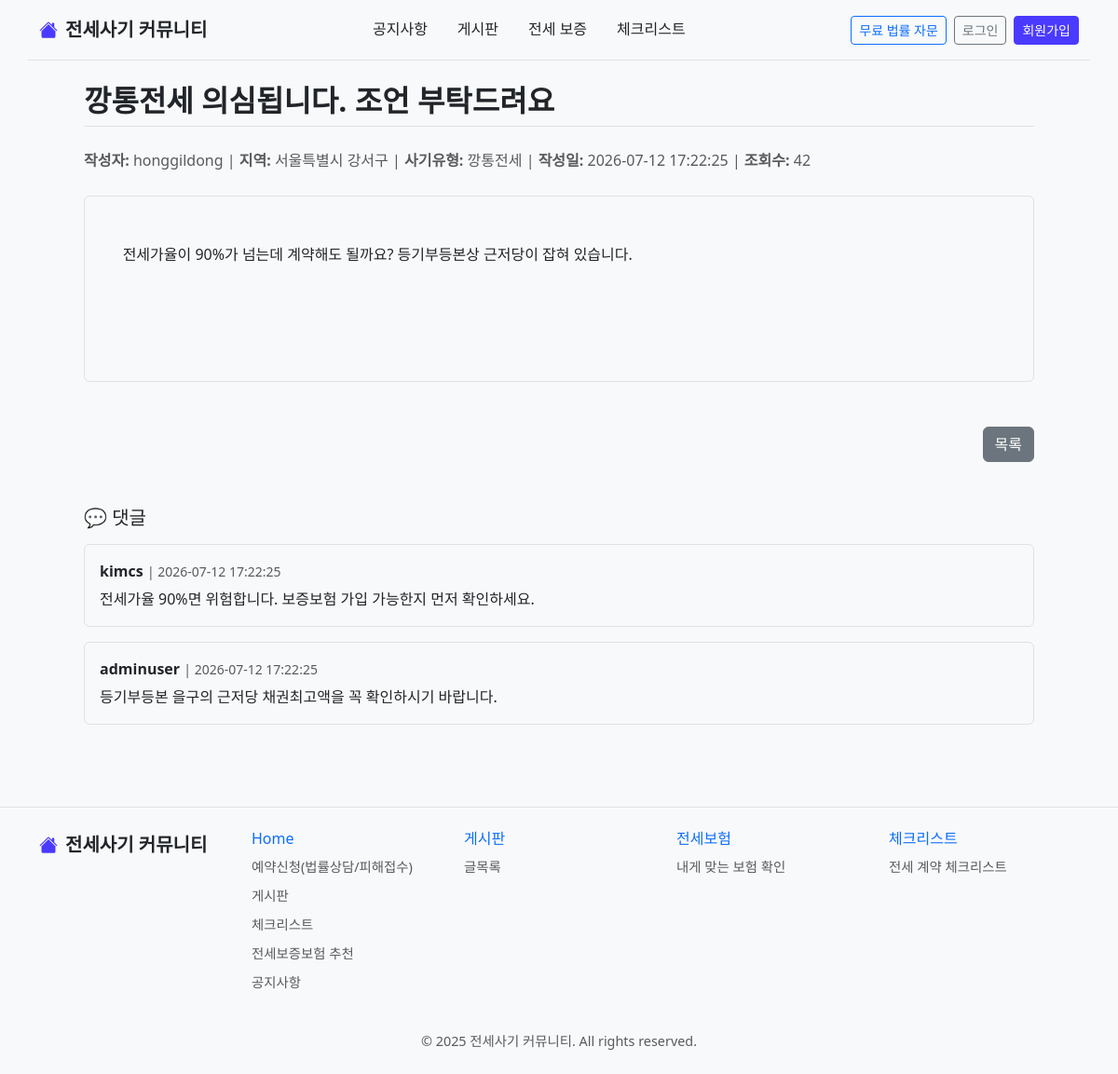
The app's page /view.php?pid=1 with its own data.
### tables this page shows
CREATE TABLE IF NOT EXISTS post (
  post_id INT AUTO_INCREMENT PRIMARY KEY,
  author_id VARCHAR(50),
  title VARCHAR(255) NOT NULL,
  content TEXT NOT NULL,
  created_at TIMESTAMP DEFAULT CURRENT_TIMESTAMP,
  region VARCHAR(50),
  sub_region VARCHAR(50),                          
  fraud_type VARCHAR(50),
  contract_stage ENUM('before', 'during', 'after') DEFAULT NULL,
  views INT DEFAULT 0,
  FOREIGN KEY (author_id) REFERENCES users(user_id) ON DELETE SET NULL
);

CREATE TABLE IF NOT EXISTS comment (
  comment_id INT AUTO_INCREMENT PRIMARY KEY,
  post_id INT NOT NULL,
  author_id VARCHAR(50),
  content TEXT NOT NULL,
  created_at TIMESTAMP DEFAULT CURRENT_TIMESTAMP,
  updated_at TIMESTAMP NULL DEFAULT NULL           
    ON UPDATE CURRENT_TIMESTAMP,
  FOREIGN KEY (post_id) REFERENCES post(post_id) ON DELETE CASCADE,
  FOREIGN KEY (author_id) REFERENCES users(user_id) ON DELETE SET NULL
);

### view.php (the view, shortened to what this page needs)
<?php
include $_SERVER["DOCUMENT_ROOT"] . "/project_nextLv/inc/header.php";
include $_SERVER["DOCUMENT_ROOT"] . "/project_nextLv/inc/dbcon.php";
$pid = $_GET['pid'] ?? 0;
$mysqli->query("UPDATE post SET views = views + 1 WHERE post_id = $pid");
$result = $mysqli->query("SELECT * FROM post WHERE post_id = $pid") or die($mysqli->error);
$post = $result->fetch_assoc();
$full_region = trim(($post['region'] ?? '') . ' ' . ($post['sub_region'] ?? ''));
?>
<div class="container-fluid px-5 py-4">
  <h2 class="fw-bold mb-4 border-bottom pb-2"><?= htmlspecialchars($post['title']) ?></h2>
  <div class="text-muted mb-4">
    <strong>작성자:</strong> <?= htmlspecialchars($post['author_id']) ?> |
    <strong>지역:</strong> <?= htmlspecialchars($full_region ?: '-') ?> |
    <strong>사기유형:</strong> <?= htmlspecialchars($post['fraud_type'] ?? '-') ?> |
    <strong>작성일:</strong> <?= $post['created_at'] ?> |
    <strong>조회수:</strong> <?= $post['views'] ?>
  </div>
  <div class="border rounded p-4 mb-5 bg-light" style="min-height: 200px; white-space: pre-wrap;">
    <?= htmlspecialchars($post['content']) ?>
  </div>
  <div class="text-end mb-5">
    <a href="index.php" class="btn btn-secondary">목록</a>
  </div>
  <h5 class="mb-3">💬 댓글</h5>
  <?php
  $comment_result = $mysqli->query("SELECT * FROM comment WHERE post_id = {$post['post_id']} ORDER BY created_at ASC");
  if ($comment_result->num_rows === 0): ?>
    <div class="text-muted mb-4">등록된 댓글이 없습니다.</div>
  <?php else:
    while ($cmt = $comment_result->fetch_assoc()): ?>
      <div class="border p-3 rounded mb-3" id="comment-box-<?= $cmt['comment_id'] ?>">
        <div class="mb-1 d-flex justify-content-between">
          <div>
            <strong><?= htmlspecialchars($cmt['author_id']) ?></strong>
            <span class="text-muted small"> | <?= $cmt['created_at'] ?></span>
          </div>
        </div>
        <div id="comment-content-<?= $cmt['comment_id'] ?>">
          <?= nl2br(htmlspecialchars($cmt['content'])) ?>
        </div>
      </div>
  <?php endwhile; endif; ?>
</div>
<?php include $_SERVER["DOCUMENT_ROOT"] . "/project_nextLv/inc/footer.php"; ?>

### style.css (style rules this page uses)
body { font-family: 'Segoe UI', sans-serif; background-color: #f8f9fa; color: #212529; line-height: 1.6; margin: 0; padding: 0; }

### records on screen
post: title "깡통전세 의심됩니다. 조언 부탁드려요", author "honggildong", region+sub_region "서울특별시 강서구", fraud_type "깡통전세", created_at "2026-07-12 17:22:25", views "42", content "전세가율이 90%가 넘는데 계약해도 될까요? 등기부등본상 근저당이 잡혀 있습니다."
comment: author "kimcs", created_at "2026-07-12 17:22:25", content "전세가율 90%면 위험합니다. 보증보험 가입 가능한지 먼저 확인하세요."
comment: author "adminuser", created_at "2026-07-12 17:22:25", content "등기부등본 을구의 근저당 채권최고액을 꼭 확인하시기 바랍니다."
